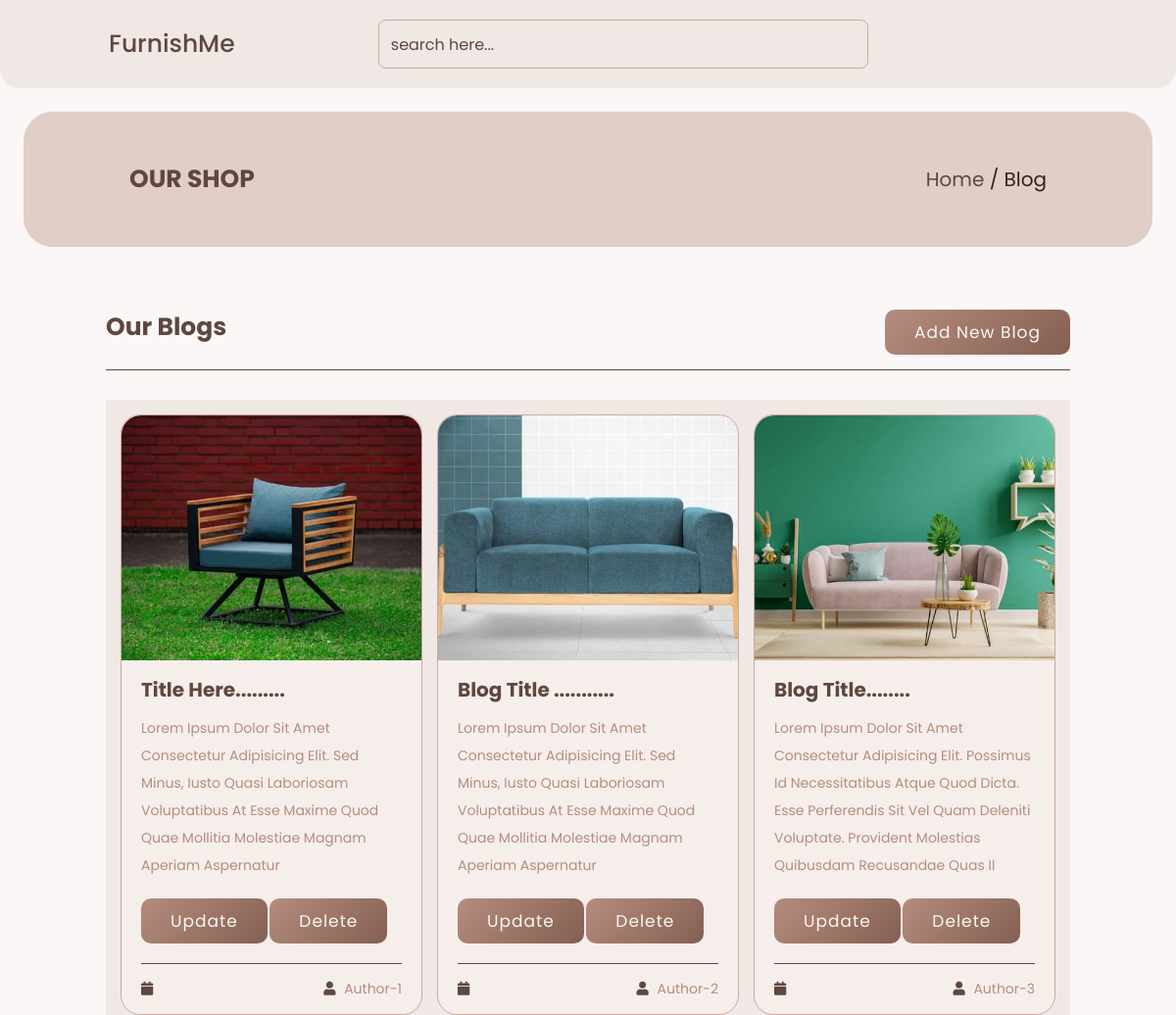
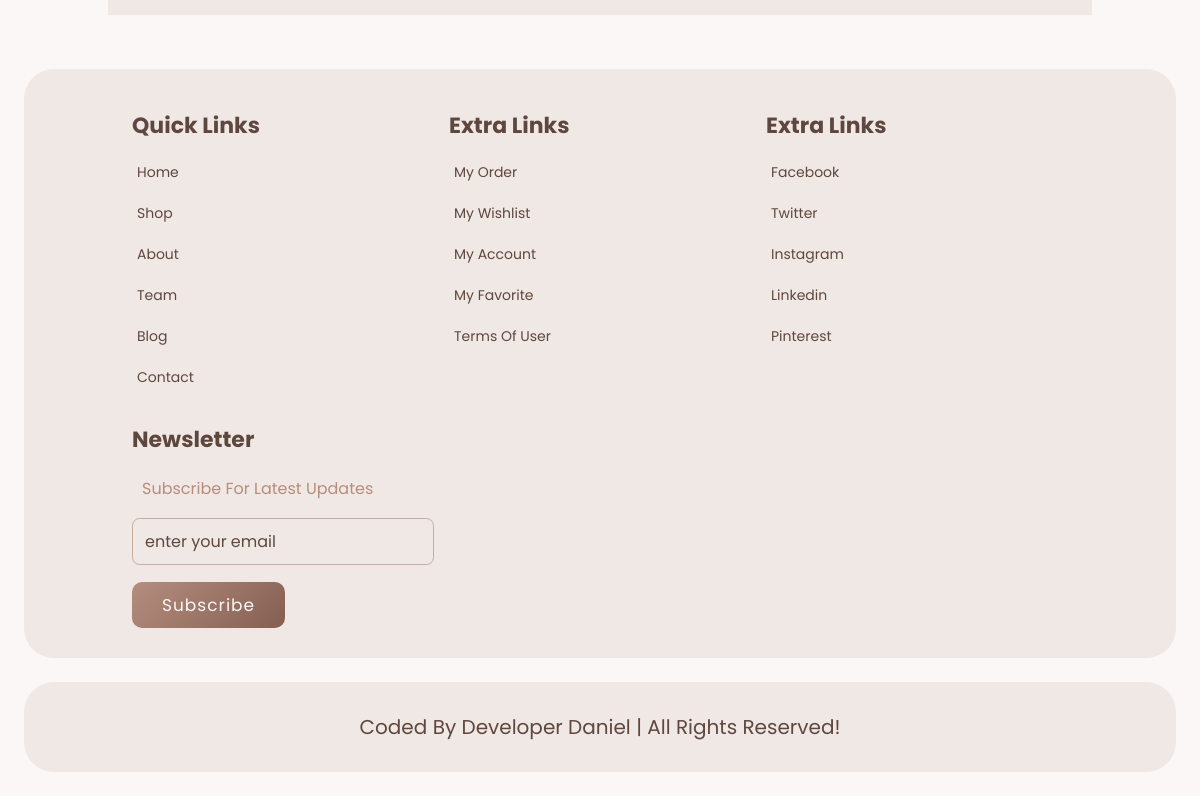
Screenshot of /blog.php with the database file from the repository (2 pictures, top to bottom).
### tables this page shows
CREATE TABLE `blogs` (
  `id` int(11) NOT NULL,
  `title` varchar(100) NOT NULL,
  `image` varchar(100) NOT NULL,
  `description` varchar(200) NOT NULL,
  `author` varchar(50) NOT NULL,
  `created_at` varchar(100) NOT NULL
);

### blog.php (the view, shortened to what this page needs)
<!DOCTYPE html>
<html lang="en">
<head>
    <?php include('components/css.php'); ?>
</head>
<body>
    <?php include('components/header.php'); ?>
    <section class="heading">
        <h3>our shop</h3>
        <p><a href="index.php">home</a> / <span>blog</span></p>
    </section>
    <section class="blog">
        <h1 class="title"> <span>our blogs</span>
            <button onclick="window.location.href='blog_create.php'" class="btn title-btn">Add new blog</button>
        </h1>
        <div class="box-container">
            <?php
            include 'components/connection.php';
            $data = "SELECT * FROM blogs ORDER BY id ASC";
            $raw_data = $connection->query($data);
            while (list($id, $title, $image, $description, $author, $created_at)
                = mysqli_fetch_array($raw_data)
            ) {
            ?>
                <div class="box">
                    <div class="image">
                        <img src="images/blog/<?php echo $image ?>" alt="">
                    </div>
                    <div class="content">
                        <h3><?php echo $title ?></h3>
                        <p><?php echo $description ?></p>
                        <a href="blog_update.php?id=<?php echo $id ?>" class="btn">Update</a>
                        <a href="delete.php?id=<?php echo $id ?> &type=blog" class="btn">Delete</a>
                        <div class="icons">
                            <a href="#"> <i class="fas fa-calendar"></i> <?php echo $created_at ?></a>
                            <a href="#"> <i class="fas fa-user"></i> <?php echo $author ?></a>
                        </div>
                    </div>
                </div>
            <?php
            }
            ?>
        </div>
    </section>
    <?php include('components/footer.php'); ?>
</body>
</html>

### css/style.css (style rules this page uses)
* { font-family: 'Poppins', sans-serif; margin: 0; padding: 0; box-sizing: border-box; outline: none; border: none; text-decoration: none; text-transform: capitalize; transition: .2s linear; }
body { background-color: #faf7f6; }
html { font-size: 62.5%; overflow-x: hidden; scroll-behavior: smooth; }
section { padding: 3rem 9%; }
.heading { background: #e1cec7; display: flex; align-items: center; justify-content: space-between; padding-top: 5rem; padding-bottom: 5rem; margin: 2%; border-radius: 3rem; }
.heading h3 { font-size: 2.5rem; text-transform: uppercase; color: #5e473e; }
.heading p { font-size: 2rem; color: #31231e; }
.heading p a { color: #5e473e; }
.title { display: flex; align-items: center; justify-content: space-between; margin-bottom: 3rem; border-bottom: 0.1rem solid #5e473e; padding-bottom: 1.5rem; }
.title span { font-size: 2.5rem; color: #5e473e; }
.btn { display: inline-block; margin-top: 1rem; padding: 1rem 3rem; font-size: 1.7rem; letter-spacing: 1px; background: linear-gradient(135deg, #b58d7e, #845f51); color: #faf7f6; cursor: pointer; border-radius: 1rem; }
.title-btn { color:#faf7f6 !important; }
.blog .box-container { display: grid; grid-template-columns: repeat(auto-fit,minmax(30rem,1fr)); gap:1.5rem; padding:1.5rem; background-color: #f0e8e4; }
.blog .box-container .box { border:0.1rem solid #caab9f; border-radius: 2rem; background:#f5eeeb; }
.blog .box-container .box .image { height: 25rem; width:100%; overflow: hidden; border-radius: 2rem 2rem 0 0; }
.blog .box-container .box .image img { width:100%; height:100%; object-fit: cover; }
.blog .box-container .box .content { padding:1.5rem 2rem; }
.blog .box-container .box .content h3 { font-size: 2rem; color:#5e473e; }
.blog .box-container .box .content p { font-size: 1.4rem; color:#b58d7e; line-height: 2; padding:1rem 0; }
.blog .box-container .box .content .icons { margin-top: 2rem; padding-top: 1.5rem; border-top: 0.1rem solid #5e473e; display: flex; align-items: center; justify-content: space-between; }
.blog .box-container .box .content .icons a { font-size: 1.4rem; color:#b58d7e; }
.blog .box-container .box .content .icons a i { padding-right: .5rem; color:#5e473e; }

### rows the page displays
blogs: image (picture), title "Title Here.........", description "Lorem Ipsum Dolor Sit Amet Consectetur Adipisicing Elit. Sed Minus, Iusto Quasi Laboriosam Voluptatibus At Esse Maxime Quod Quae Mollitia Molestiae Magnam Aperiam Aspernatur", author "Author-1"
blogs: image (picture), title "Blog Title ...........", description "Lorem Ipsum Dolor Sit Amet Consectetur Adipisicing Elit. Sed Minus, Iusto Quasi Laboriosam Voluptatibus At Esse Maxime Quod Quae Mollitia Molestiae Magnam Aperiam Aspernatur", author "Author-2"
blogs: image (picture), title "Blog Title........", description "Lorem Ipsum Dolor Sit Amet Consectetur Adipisicing Elit. Possimus Id Necessitatibus Atque Quod Dicta. Esse Perferendis Sit Vel Quam Deleniti Voluptate. Provident Molestias Quibusdam Recusandae Quas Il", author "Author-3"
